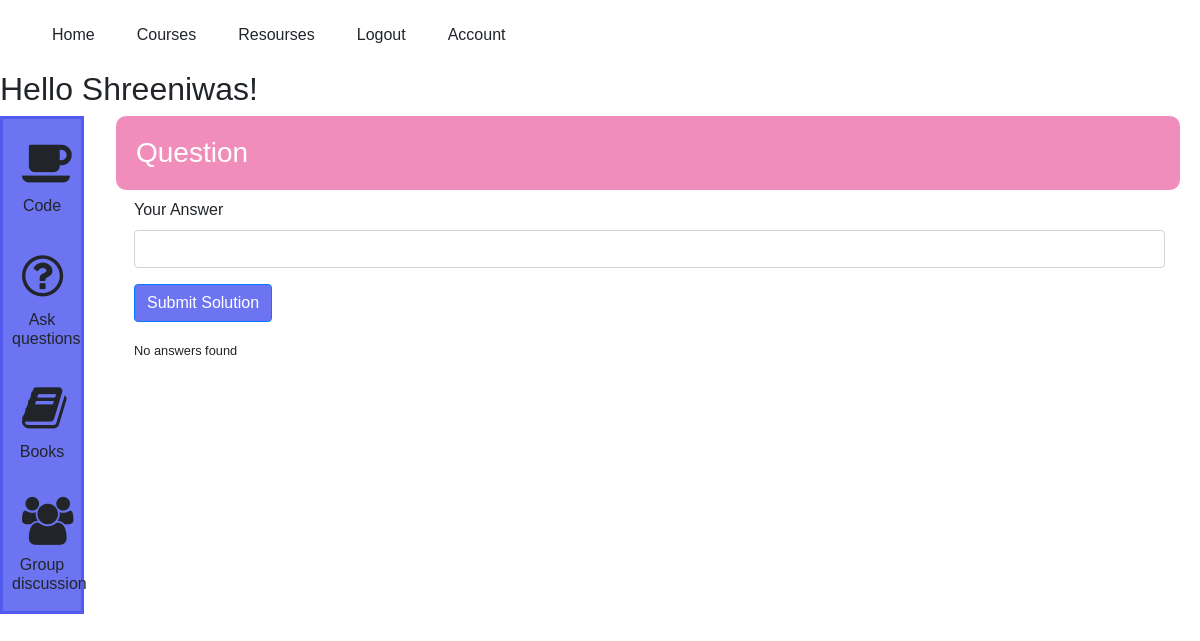
The page /post/13 (signed in) on the database as committed earlier.
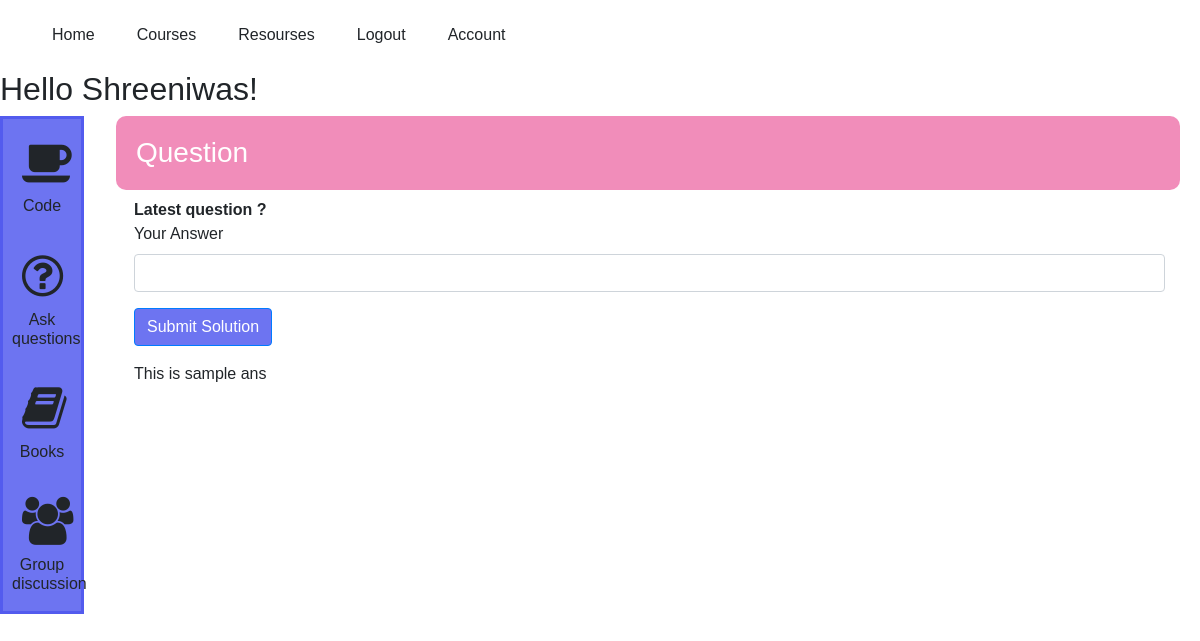
The same page on the database as committed later.
### flaskapp/models.py (models this page shows, shortened)
class User(db.Model, UserMixin):
    id = db.Column(db.Integer, primary_key = True)
    firstname = db.Column(db.String(60), nullable=False)
    lastname = db.Column(db.String(60), nullable=False)
    email = db.Column(db.String(60), nullable = False)
    dob= db.Column(db.Date, nullable=False)
    password = db.Column(db.String(60), nullable = False)
    number = db.Column(db.String(13), nullable=False)
    confirmed = db.Column(db.Boolean, default = False, nullable = False)
    admin = db.Column(db.Boolean, default = False, nullable = False)
    courses = db.relationship('Course', secondary=subs, lazy='dynamic',
        backref=db.backref('subscribers', lazy=True))
    answer = db.relationship('Ans', backref = db.backref('author'), lazy = True)

class Post(db.Model):
    id = db.Column(db.Integer, primary_key =True)
    ques = db.Column(db.String(150), nullable = False)
    answers = db.relationship('Ans', backref = db.backref('question'), lazy = True)

class Ans(db.Model):
    id = db.Column(db.Integer, primary_key = True)
    sol = db.Column(db.String(500), nullable =False)
    post_id = db.Column(db.Integer, db.ForeignKey('post.id'), nullable = False)
    user_id = db.Column(db.Integer, db.ForeignKey('user.id'), nullable = False)

### flaskapp/posts/routes.py (the view, shortened to what this page needs)
@posts.route('/post/<int:post_id>', methods = ['GET','POST'])
@login_required
def enter_ans(post_id):
    accform = ansForm()
    return render_template('answer.html', accform = accform, heading = 'Question', post = Post.query.get(post_id))

### flaskapp/posts/forms.py
class ansForm(FlaskForm):
    answer = StringField('Your Answer', validators = [DataRequired(),Length(max = 500)])
    submit = SubmitField('Submit Solution')

### flaskapp/models.py (called while the page is built)
@login_manager.user_loader
def load_user(userId):
    return User.query.get(int(userId))

### flaskapp/templates/answer.html (shortened to what this page needs)
{% extends 'account_layout.html' %}
{% block account_content %}
<div class="outline-border">
        <b>
            {{ post.ques }}
        </b>
    {% if current_user.admin %}
    <form action="" method="POST">
        <fieldset class="form q-form">
            <div class="form-group">
                {{ accform.answer.label(class="form-control-label") }}
                {% if accform.answer.errors %}
                {{ accform.answer(class="form-control form-control-md is-invalid") }}
                <div class="invalid-feedback">
                    {% for error in accform.answer.errors %}
                    <span >{{ error }}</span>
                    {% endfor %}
                </div>
                {% else %}
                {{ accform.answer(class="form-control form-control-md") }}
                {% endif %}
            </div>
            <div class="form-group">
                {{ accform.submit(class="btn btn-primary") }}
            </div>
        </fieldset>
    </form>
    {% endif %}
    {% if post.answers %}
    {% for ans in post.answers %}
    <div style="padding-bottom: 20px;">
        <p>
            {{ ans.sol }}
        </p>
    </div>
    {% endfor %}
    {% else %}
    <div>
        <small>
            No answers found
        </small>
    </div>
    {% endif %}
</div>
{% endblock account_content %}

### flaskapp/templates/account_layout.html
{% extends 'layout.html' %}
{% block info %}
<h2>Hello {{ current_user.firstname }}!</h2>
<div class="d-flex flex-md-column bd-highlight mb-4 dashboard">
    <div class="p-2 bd-highlight btn">
        <i class="fa fa-3x fa-coffee" aria-hidden="true">
        </i>
        <h6>Code</h6>
    </div>
    <a href="{{ url_for('posts.askQues') }}" class="p-2 bd-highlight btn">
        <i class="fa fa-question-circle-o fa-3x" aria-hidden="true"></i>
        <h6>Ask questions</h6>
    </a>
    <div class="p-2 bd-highlight btn">
        <i class="fa fa-book fa-3x" aria-hidden="true"></i>
        <h6>Books</h6>
    </div>
    <div class="p-2 bd-highlight btn">
        <i class="fa fa-users fa-3x" aria-hidden="true"></i>
        <h6>Group discussion</h6>
    </div>
</div>
<div class="courses">
    <h3 class="heading">{{ heading }}</h3>
    <div class="container">
        {% block account_content %}
        {% endblock account_content %}
    </div>
</div>
{% endblock info %}

### flaskapp/templates/layout.html (shortened to what this page needs)
<!DOCTYPE html>
<html lang="en">
<head>
    <link rel="stylesheet" href="https://stackpath.bootstrapcdn.com/bootstrap/4.5.2/css/bootstrap.min.css">
    <link href="https://maxcdn.bootstrapcdn.com/font-awesome/4.7.0/css/font-awesome.min.css" rel="stylesheet">
    <link rel= "stylesheet" type= "text/css" href= "{{ url_for('static', filename = 'style.css') }}" >
</head>
<body>
<nav id = "start" class="navbar navbar-defualt navbar-fixed-top" role = "navigation">
    <div class="container-fluid">
        <div class="d-flex flex-row-reverse bd-highlight md-3" >
            {% if current_user.is_authenticated %}
            <div class="p-2 bd-highlight" > <a class="btn btn-nav" href="{{ url_for('users.account', user_id = current_user.id) }}">Account</a></div>
            <div class="p-2 bd-highlight" > <a class="btn btn-nav" href="\logout">Logout</a></div>
            {% else %}
            <div class="p-2 bd-highlight" > <a class="btn btn-nav" href="\login">Login</a></div>
            <div class="p-2 bd-highlight" > <a class="btn btn-nav" href="\register">Sign Up</a></div>
            {% endif %}
            <div class="p-2 bd-highlight" > <a class="btn btn-nav" href="#" >Resourses</a></div>
            <div class="p-2 bd-highlight" > <a class="btn btn-nav" href="{{ url_for('users.allcourses') }}" >Courses</a></div>
            <div class="p-2 bd-highlight" > <a class="btn btn-nav" href="\">Home</a></div>
        </div>
    </div>
</nav>
    {% block info %}
    {% endblock info %}
</body>
</html>

### flaskapp/static/style.css (style rules this page uses)
body { font-family: 'Josefin Sans', sans-serif !important; }
.btn-primary { background-color: rgba(77,86,238,0.82); color: white; }
.dashboard { float: left; margin-right: 50px; width: 7%; background-color: rgba(77,86,238,0.82); box-sizing: border-box; border: solid 3px rgba(77,86,238,0.82); }
.dashboard .p-2 { align-content: center; align-items: center; text-align: center; }
i { padding: 10px; }
.courses { position: relative; padding-right: 20px; padding-left: 20px; margin-left: 8%; min-height:50vh; box-sizing: border-box; #border: grey 1px solid; }
.courses .heading { background-color: rgba(238,117,171,0.82); color: white; padding: 20px; border-radius: 10px; }

Rows that differ between the two databases and show on the page:
added Post: ques "Latest question ?"
added Ans: sol "This is sample ans"
Other text that changed with them:
text no longer shown: "No answers found"
